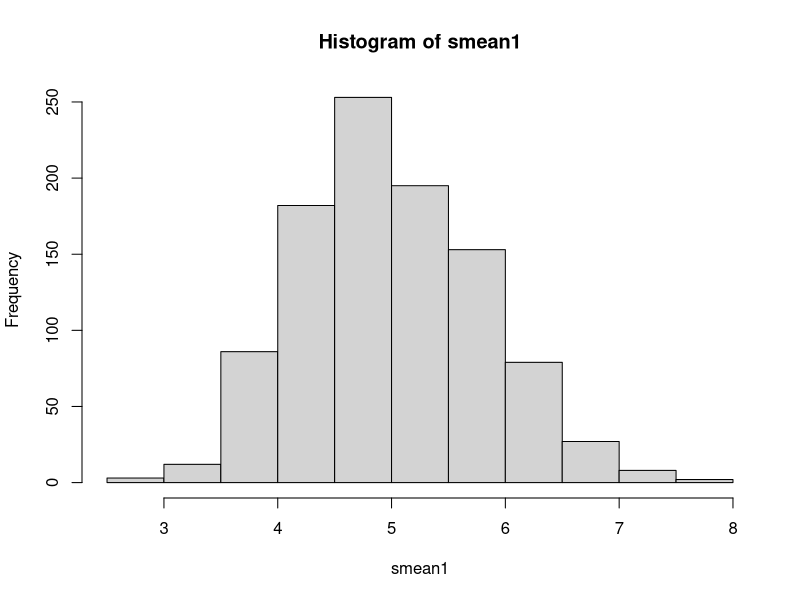
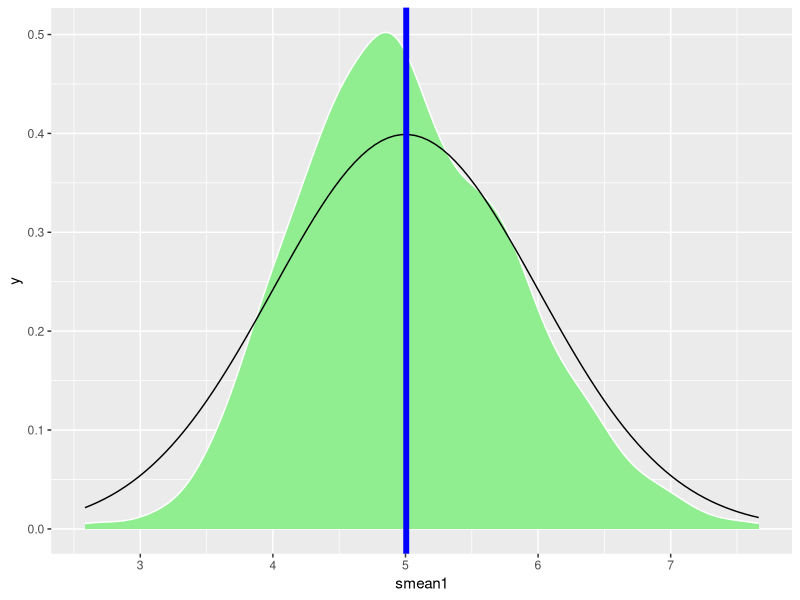
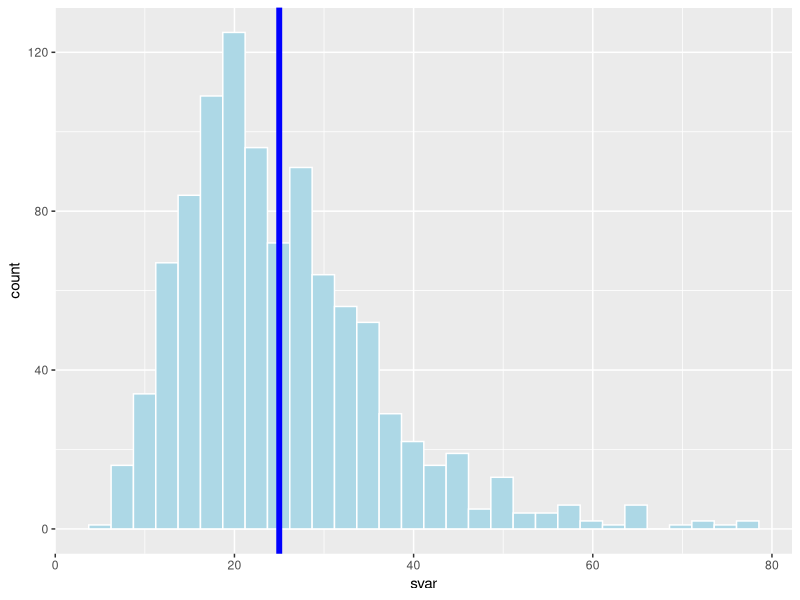

The R source for these figures, in order:
## ---- chunk 1
knitr::opts_chunk$set(echo = TRUE)
## ---- chunk 2
lambda<-0.2
#simulating 1000 trials,sample size of 40
n=40
rows=1000
sim<-rexp(n*1000, lambda)
##calculating sample means 
sim1<-matrix(sim,rows)
smean1<-rowMeans(sim1)
hist(smean1)
## ---- chunk 3
library(ggplot2)
smean1<-data.frame(smean1)
g<-ggplot(smean1, aes(x=smean1))+geom_density(fill="lightgreen", color="white")
##showing normal distribution and plotting the vertical line of sample mean
g+stat_function(fun = dnorm,args = list(mean = 1/lambda, sd = 1))+geom_vline(xintercept = mean(smean1$smean1), color="blue", size=2)

## ---- chunk 4
t.test(smean1$smean1,lower.tail=F)
## ---- chunk 5
#calculate sample variance and substract population variance and plot the distribution
svar<-apply(sim1,1,var)
svar<-data.frame(1:1000, svar)
g1<-ggplot(svar, aes(x=svar))+geom_histogram(fill="lightblue", color="white")
g1 +geom_vline(xintercept = (1/lambda)^2, color="blue", size=2)

## ---- chunk 6
##perfoming 2 headed t.test
t.test(svar$svar,lower.tail=F)
